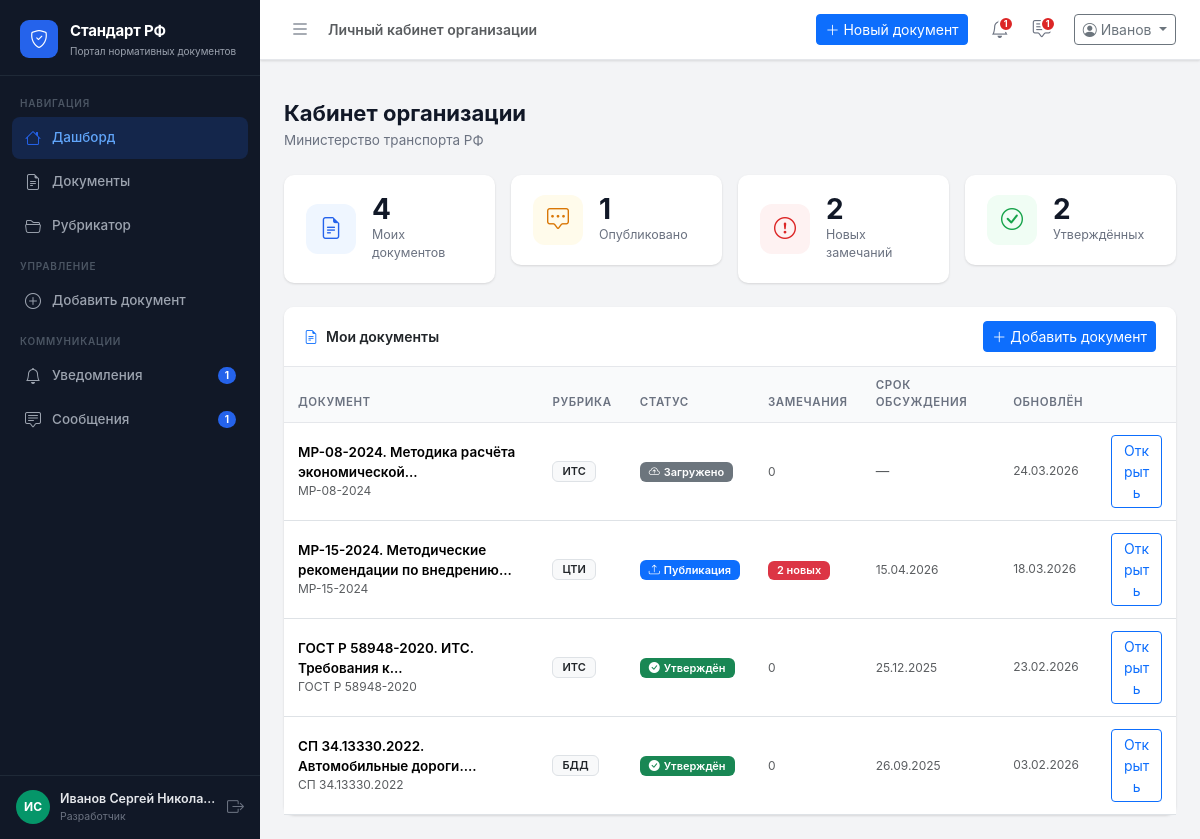
Before: /dashboard (signed in) with the older database file.
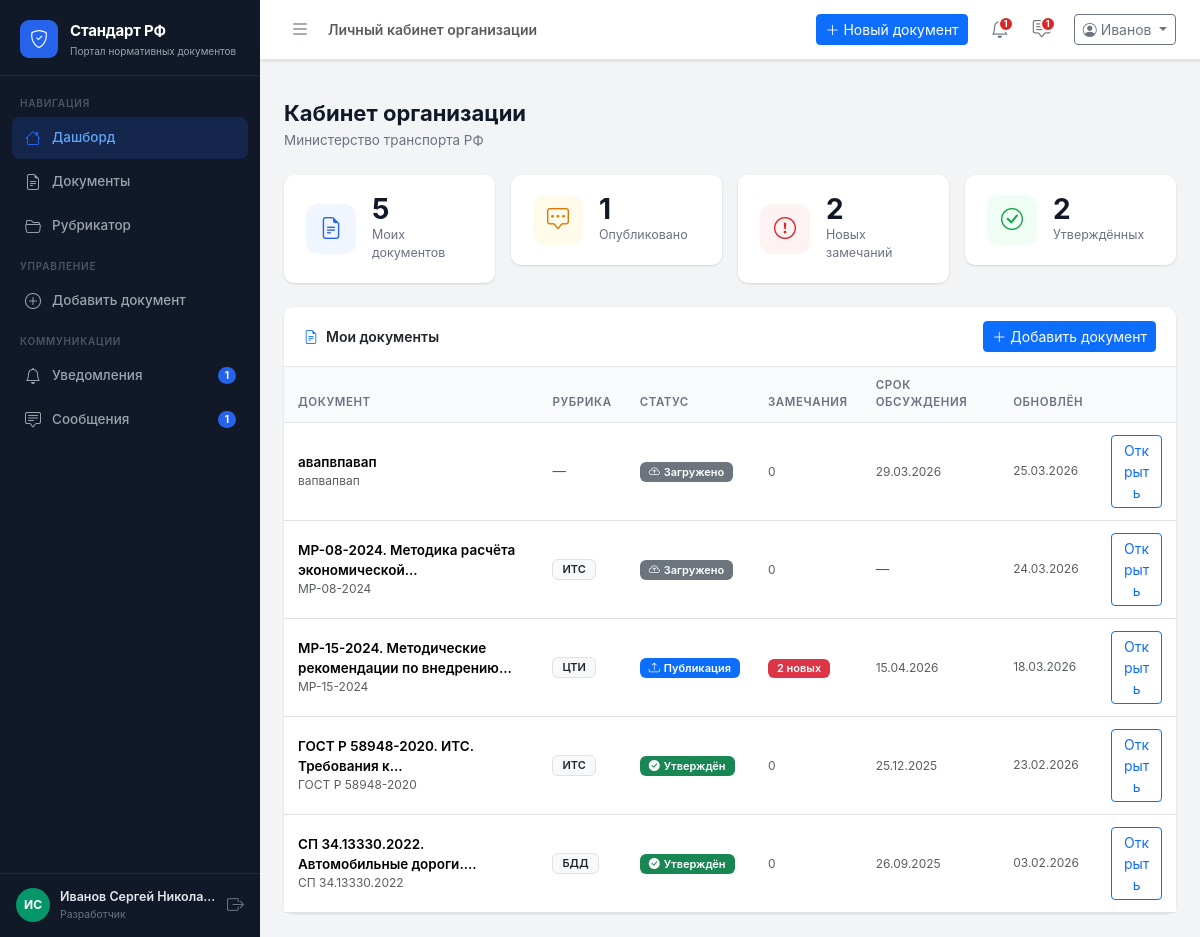
After: the same page with the newer database file.
### app/models.py (models this page shows, shortened)
class Document(db.Model):
    __tablename__ = 'documents'
    id                  = db.Column(db.Integer, primary_key=True)
    title               = db.Column(db.String(500), nullable=False)
    number              = db.Column(db.String(100))
    rubric_id           = db.Column(db.Integer, db.ForeignKey('rubrics.id'), nullable=True)
    author_id           = db.Column(db.Integer, db.ForeignKey('users.id'), nullable=False)
    status              = db.Column(db.String(30), default='draft')
    doc_type            = db.Column(db.String(50), default='standard')
    description         = db.Column(db.Text)
    discussion_deadline = db.Column(db.Date)
    created_at          = db.Column(db.DateTime, default=datetime.utcnow)
    updated_at          = db.Column(db.DateTime, default=datetime.utcnow, onupdate=datetime.utcnow)
    versions = db.relationship('DocumentVersion', backref='document', lazy=True,
                               order_by='DocumentVersion.uploaded_at.desc()')
    comments = db.relationship('Comment', backref='document', lazy=True,
                               order_by='Comment.created_at.desc()')
    stages   = db.relationship('DocumentStage', backref='document', lazy=True,
                               order_by='DocumentStage.order')
    def status_info(self):
        return DOCUMENT_STATUSES.get(self.status, ('Неизвестно', 'secondary'))
    def comments_count(self):
        return Comment.query.filter_by(document_id=self.id).count()
    def new_comments_count(self):
        return Comment.query.filter_by(document_id=self.id, status='new').count()

class Rubric(db.Model):
    __tablename__ = 'rubrics'
    id          = db.Column(db.Integer, primary_key=True)
    code        = db.Column(db.String(20), unique=True, nullable=False)
    name        = db.Column(db.String(200), nullable=False)
    description = db.Column(db.Text)
    created_at  = db.Column(db.DateTime, default=datetime.utcnow)
    documents = db.relationship('Document', backref='rubric', lazy=True)

### app/routes/main.py (the view, shortened to what this page needs)
@main_bp.route('/dashboard')
@login_required
def dashboard():
    user = get_current_user()
    if user.role == 'admin':
        total_docs      = Document.query.count()
        discussion_docs = Document.query.filter_by(status='published').count()
        new_comments    = Comment.query.filter_by(status='new').count()
        total_experts   = User.query.filter_by(role='expert').count()
        total_orgs      = User.query.filter(User.role.in_(['org', 'organization'])).count()
        recent_docs     = Document.query.order_by(Document.updated_at.desc()).limit(6).all()
        recent_comments = Comment.query.order_by(Comment.created_at.desc()).limit(5).all()
        status_counts   = {k: Document.query.filter_by(status=k).count() for k in DOCUMENT_STATUSES}
        pending_rubric_proposals = RubricProposal.query.filter_by(is_reviewed=False).count()
        return render_template('dashboard/admin.html',
                               user=user,
                               total_docs=total_docs, discussion_docs=discussion_docs,
                               new_comments=new_comments, total_experts=total_experts,
                               total_orgs=total_orgs,
                               recent_docs=recent_docs, recent_comments=recent_comments,
                               status_counts=status_counts, DOCUMENT_STATUSES=DOCUMENT_STATUSES,
                               pending_rubric_proposals=pending_rubric_proposals)
    elif user.role == 'org':
        my_docs = Document.query.filter_by(author_id=user.id)\
                                .order_by(Document.updated_at.desc()).all()
        total_docs      = len(my_docs)
        discussion_docs = sum(1 for d in my_docs if d.status == 'published')
        new_comments    = Comment.query.join(Document, Comment.document_id == Document.id)\
                                       .filter(Document.author_id == user.id,
                                               Comment.status == 'new').count()
        status_counts   = {k: sum(1 for d in my_docs if d.status == k)
                           for k in DOCUMENT_STATUSES}
        return render_template('dashboard/org.html',
                               user=user, my_docs=my_docs,
                               total_docs=total_docs, discussion_docs=discussion_docs,
                               new_comments=new_comments, total_experts=0,
                               recent_docs=my_docs[:6], recent_comments=[],
                               status_counts=status_counts, DOCUMENT_STATUSES=DOCUMENT_STATUSES)

### app/models.py (called while the page is built)
    def get_initials(self):
        if self.full_name:
            parts = self.full_name.split()
            if len(parts) >= 2:
                return f"{parts[0][0]}{parts[1][0]}".upper()
            return self.full_name[:2].upper()
        return self.username[:2].upper()

    def role_label(self):
        return {'admin': 'Сис. администратор', 'org': 'Разработчик', 'organization': 'Организация', 'expert': 'Эксперт'}.get(self.role, self.role)

    def unread_notifications(self):
        return Notification.query.filter_by(user_id=self.id, is_read=False).count()

    def unread_messages(self):
        return Message.query.filter_by(receiver_id=self.id, is_read=False).count()

### app/utils.py (called while the page is built)
def login_required(f):
    @wraps(f)
    def decorated(*args, **kwargs):
        if 'user_id' not in session:
            return redirect(url_for('auth.login'))
        return f(*args, **kwargs)
    return decorated

def get_current_user():
    if 'user_id' in session:
        return User.query.get(session['user_id'])
    return None

### app/templates/dashboard/org.html (shortened to what this page needs)
{% extends 'base.html' %}
{% block page_title %}Личный кабинет организации{% endblock %}
{% block content %}
<div class="page-header">
  <h1>Кабинет организации</h1>
  <p>{{ user.organization }}</p>
</div>
<div class="row g-3 mb-4">
  <div class="col-sm-6 col-xl-3">
    <div class="stat-card">
      <div class="stat-icon blue"><i class="bi bi-file-earmark-text"></i></div>
      <div>
        <div class="stat-value">{{ my_docs | length }}</div>
        <div class="stat-label">Моих документов</div>
      </div>
    </div>
  </div>
  <div class="col-sm-6 col-xl-3">
    <div class="stat-card">
      <div class="stat-icon orange"><i class="bi bi-chat-square-dots"></i></div>
      <div>
        <div class="stat-value">{{ my_docs | selectattr('status', 'eq', 'published') | list | length }}</div>
        <div class="stat-label">Опубликовано</div>
      </div>
    </div>
  </div>
  <div class="col-sm-6 col-xl-3">
    <div class="stat-card">
      <div class="stat-icon red"><i class="bi bi-exclamation-circle"></i></div>
      <div>
        {% set total_new = namespace(n=0) %}
        {% for d in my_docs %}{% set total_new.n = total_new.n + d.new_comments_count() %}{% endfor %}
        <div class="stat-value">{{ total_new.n }}</div>
        <div class="stat-label">Новых замечаний</div>
      </div>
    </div>
  </div>
  <div class="col-sm-6 col-xl-3">
    <div class="stat-card">
      <div class="stat-icon green"><i class="bi bi-check-circle"></i></div>
      <div>
        <div class="stat-value">{{ my_docs | selectattr('status', 'eq', 'approved') | list | length }}</div>
        <div class="stat-label">Утверждённых</div>
      </div>
    </div>
  </div>
</div>
<div class="card">
  <div class="card-header d-flex align-items-center justify-content-between">
    <span><i class="bi bi-file-earmark-text text-primary me-2"></i>Мои документы</span>
    <a href="{{ url_for('documents.add') }}" class="btn btn-primary btn-sm">
      <i class="bi bi-plus-lg me-1"></i>Добавить документ
    </a>
  </div>
  <div class="card-body p-0">
    {% if my_docs %}
    <table class="table table-hover mb-0">
      <thead>
        <tr>
          <th>Документ</th>
          <th>Рубрика</th>
          <th>Статус</th>
          <th>Замечания</th>
          <th>Срок обсуждения</th>
          <th>Обновлён</th>
          <th></th>
        </tr>
      </thead>
      <tbody>
        {% for doc in my_docs %}
        {% set si = doc.status_info() %}
        <tr>
          <td>
            <div class="fw-semibold" style="font-size:13.5px;">{{ doc.title | truncate(55) }}</div>
            <div class="text-muted" style="font-size:12px;">{{ doc.number or '—' }}</div>
          </td>
          <td>
            {% if doc.rubric %}
            <span class="badge bg-light text-dark border">{{ doc.rubric.code }}</span>
            {% else %}<span class="text-muted">—</span>{% endif %}
          </td>
          <td><span class="badge bg-{{ si[1] }}"><i class="bi bi-{{ si[2] }} me-1"></i>{{ si[0] }}</span></td>
          <td>
            {% set nc = doc.new_comments_count() %}
            {% if nc > 0 %}
            <span class="badge bg-danger">{{ nc }} новых</span>
            {% else %}
            <span class="text-muted" style="font-size:12px;">{{ doc.comments_count() }}</span>
            {% endif %}
          </td>
          <td>
            {% if doc.discussion_deadline %}
            {% set today = namespace() %}
            <span style="font-size:12px;" class="text-muted">
              {{ doc.discussion_deadline.strftime('%d.%m.%Y') }}
            </span>
            {% else %}<span class="text-muted">—</span>{% endif %}
          </td>
          <td class="text-muted" style="font-size:12px;">{{ doc.updated_at.strftime('%d.%m.%Y') }}</td>
          <td>
            <a href="{{ url_for('documents.detail', doc_id=doc.id) }}"
               class="btn btn-sm btn-outline-primary">Открыть</a>
          </td>
        </tr>
        {% endfor %}
      </tbody>
    </table>
    {% endif %}
  </div>
</div>
{% endblock %}

Changed rows visible on the page:
added Document: title "авапвпавап", number "вапвапвап", si "Загружено", comments_count "0", discussion_deadline "29.03.2026", updated_at "25.03.2026"
Other visible differences:
{{ my_docs | length }}: "4" → "5"
